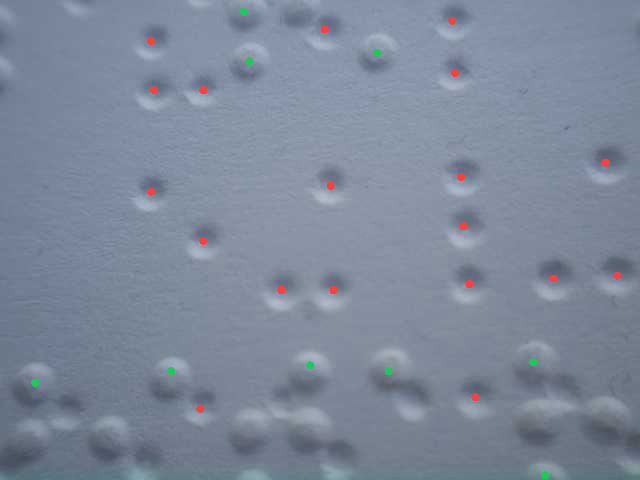
#> input picture braille-scan-1785305569892/output/cleaned_no_green.jpg, 640 x 480 px
$ python -i compile.py   (imports and definitions only)   (older library calls are emulated)
#> lines starting #> are read from the running program, lines starting #| are printed output that depends on the picture
"""Builds a composite of the scanned Braille surface out of the raw camera stills.

Pipeline: clean output/ -> for each image in input/, skip it unless it's
sharp -> detect the braille dot centers in it, along with each dot's
raking-light polarity (bump facing the camera vs. a dimple facing away, see
classify_dot_polarity) -> try to align it onto an existing output image by
finding a rotation+translation that lines up enough of its dots (position
*and* polarity) with that image's dots -> if nothing correlates, seed a new
output image with it -> clean input/.

Alignment is done from the dot *positions* rather than generic ORB/SIFT
features: a braille dot grid is highly repetitive texture, so descriptor
matching on the dots themselves (or on the surrounding paper) is unreliable -
lots of dots look alike. Two dot grids that really overlap, however, share a
large set of points related by a single rigid transform (the camera only
translates/rotates between shots, it doesn't warp the paper), so a RANSAC
search over that transform is a much more direct fit for this data than
feature descriptors are.

Position alone is still ambiguous on a periodic grid: a transform that's off
by exactly one dot pitch lines up almost as many points as the true one does,
since every dot has a look-alike neighbor one pitch away in each direction.
Each dot's polarity (see src/lib/crescentDetect.js's classifyDotDirection,
which this mirrors) breaks that tie - it's read straight off the raking-light
shading and doesn't depend on position at all, so requiring it to agree is an
independent check that a merely periodic mismatch can't satisfy by accident.
"""
import glob
import json
import os
import shutil
import sys
import time
from collections import defaultdict

import cv2
import numpy as np

SERVER_DIR = os.path.dirname(os.path.abspath(__file__))
INPUT_DIR = os.path.join(SERVER_DIR, '..', 'raspimages')
OUTPUT_DIR = os.path.join(SERVER_DIR, '..', 'output')
RAW_DEBUG_DIR = os.path.join(SERVER_DIR, '..', 'raw_debug')
# clean_dir(INPUT_DIR) below deletes every raw still once it's been read, so a
# run's true inputs are otherwise unrecoverable for offline tuning. Set
# COMPILE_KEEP_RAW=1 (see server/index.js's /api/compile handler) to archive
# an untouched copy of this run's raw captures before that cleanup runs.
KEEP_RAW_COPIES = os.environ.get('COMPILE_KEEP_RAW') == '1'

SHARPNESS_THRESHOLD = 100.0   # variance of Laplacian; below this, image is too blurry
# Laplacian variance scales with resolution (more pixels means more high-frequency
# detail for the same real sharpness), so it's only comparable to a fixed
# threshold at a fixed sample size. Matches src/lib/sharpness.js's
# SHARPNESS_SAMPLE_WIDTH/HEIGHT so a photo the client already judged sharp isn't
# re-judged blurry here just because it's being read at full camera resolution.
SHARPNESS_SAMPLE_WIDTH = 160
SHARPNESS_SAMPLE_HEIGHT = 120

# Dot detection. Same size-fraction assumptions as src/lib/crescentDetect.js
# (MIN/MAX_RADIUS_FRACTION), since both read the same physical setup: a fixed
# focal distance, so a dot's radius as a fraction of the frame is stable.
DOT_MIN_RADIUS_FRACTION = 0.035
DOT_MAX_RADIUS_FRACTION = 0.085
MAX_DOTS_PER_IMAGE = 150      # bounds RANSAC cost; excess low-confidence circles are dropped
# A real embossed dot sits right at DOT_MIN_RADIUS_FRACTION's boundary (measured
# ~17px against a min_r of 17px on a 640x480 capture), so cv2.HoughCircles's
# accumulator threshold has to be permissive enough to clear that boundary
# consistently frame-to-frame. The previous value of 22 routinely missed most of
# a frame's real dots (sometimes all of them) on otherwise-sharp, otherwise-
# overlapping stills, starving the RANSAC alignment below of correspondences
# and splitting a single scanned surface into far more output pieces than the
# real overlap between shots warrants. _filter_to_radius_mode/_filter_to_grid
# below claw back the precision this costs by rejecting the extra
# low-confidence circles that a lower threshold lets through, rather than
# relying on the accumulator threshold alone to separate real dots from noise.
HOUGH_ACCUMULATOR_THRESHOLD = 12
# Mirrors src/lib/crescentDetect.js's filterToRadiusMode/filterToGrid: a real
# dot grid is far more uniform in dot size and spacing than the raw Hough
# candidate list, so keeping only candidates that agree with the frame's own
# dominant radius and lattice pitch discards noise-driven circles that a
# permissive HOUGH_ACCUMULATOR_THRESHOLD lets through, without having to fall
# back to a stricter (and less sensitive) accumulator threshold to do it.
RADIUS_MODE_MIN_CANDIDATES = 4
RADIUS_MODE_BUCKET_FRACTION = 0.25
RADIUS_MODE_TOLERANCE = 0.35
GRID_PITCH_MIN_CANDIDATES = 6
GRID_PITCH_BUCKET_FRACTION = 0.2
GRID_PITCH_MIN_BUCKET_SUPPORT = 2
# Includes diagonal lattice distances (sqrt(2), sqrt(5), 2*sqrt(2)) in addition to
# straight multiples, since a dot's nearest neighbor in a 2D grid is often
# diagonal rather than axis-aligned.
GRID_PITCH_MULTIPLES = (1.0, 2 ** 0.5, 2.0, 5 ** 0.5, 2 * 2 ** 0.5, 3.0)
GRID_PITCH_TOLERANCE = 0.25

# Polarity classification (bump-facing-camera vs. dimple-facing-away). Mirrors
# the constants in src/lib/crescentDetect.js so the two readings of the same
# physical dots agree.
LOCAL_BRIGHTNESS_SIGMA_RADIUS_MULTIPLE = 1.6
LOCAL_BRIGHTNESS_MIN_STD = 0.75
LOCAL_BRIGHTNESS_CLIP_STD = 2.5
# Sampling this close to the rim (previously 0.85-1.3r) put most of the band on or
# past the dot's own boundary, averaging in the flat paper beside it rather than the
# dome's own shading, which is strong across the whole disc, not just a thin ring at
# the edge. See src/lib/crescentDetect.js's matching change.
EDGE_SAMPLE_INNER_RADIUS_MULTIPLE = 0.15
EDGE_SAMPLE_OUTER_RADIUS_MULTIPLE = 0.95
EDGE_SAMPLE_RADIAL_STEPS = 6
EDGE_SAMPLE_HALF_ANGLE_SAMPLES = 16
DOT_DIRECTION_ANGLE_SAMPLES = 24

# Dot-based alignment (RANSAC over rigid transforms).
# 5 sounds low, but each inlier here is already load-bearing on its own: it has
# to land within POINT_MATCH_TOLERANCE_PX under a single shared rigid
# transform *and* agree in polarity, and a wrong-by-one-pitch transform (the
# periodic-grid ambiguity described up top) would have to fake that same
# polarity pattern at the grid's own period to slip through. That combination
# makes 5 clean inliers already a strong signal; real overlapping photos were
# being rejected one dot short of the old threshold of 6.
MIN_DOT_MATCHES = 5           # aligned dot pairs required to call two images connected
DOT_RANSAC_ITERATIONS = 800
POINT_MATCH_TOLERANCE_PX = 6.0   # how close a transformed dot must land to a real dot to count
PAIR_DISTANCE_TOLERANCE_PX = 4.0 # how closely two pivot-pair distances must agree to try a transform
MIN_PIVOT_DISTANCE_PX = 10.0     # ignore near-duplicate pivot points; their rotation estimate is unstable
# A grid is periodic, so many pivot pairs share the same spacing - once a
# transform already explains a clear majority of both dot sets there's
# nothing to gain from grinding through the rest of the RANSAC budget.
EARLY_EXIT_FRACTION = 0.6
MAX_CANVAS_DIMENSION = 6000   # guards against a bad transform blowing up the merged canvas
# The camera pans and rotates gently across a flat page between shots; it never
# flips past perpendicular. A transform that only barely clears MIN_DOT_MATCHES
# can still land on an implausible rotation (confirmed on real captures: a
# handful of noise-driven correspondences on a periodic dot grid occasionally
# line up at ~90-180 degrees), which then merges two unrelated crops into one
# canvas. Capping the accepted rotation rejects those without having to raise
# MIN_DOT_MATCHES (which would throw out genuine low-overlap matches too).
MAX_ALIGNMENT_ROTATION_DEGREES = 45.0

RNG = np.random.default_rng()


# [16 lines left out: functions clean_dir, is_sharp, not called in this run]


def _bilinear_sample(field, x, y):
    h, w = field.shape
    cx = min(max(x, 0.0), w - 1.001)
    cy = min(max(y, 0.0), h - 1.001)
    x0, y0 = int(cx), int(cy)
    x1, y1 = x0 + 1, y0 + 1
    wx, wy = cx - x0, cy - y0
    v00, v01 = field[y0, x0], field[y0, x1]
    v10, v11 = field[y1, x0], field[y1, x1]
    top = v00 + (v01 - v00) * wx
    bottom = v10 + (v11 - v10) * wx
    return top + (bottom - top) * wy


def _sample_ring_direction_vector(relative, cx, cy, r):
    """Each candidate dot's own ring is a clean read of its bump's
    bright-to-dark axis: sampling only reaches pixels within EDGE_SAMPLE's
    band around that one dot, so it can't pick up a page-wide brightness
    blob. Returns a (vx, vy) vector: the angle a real embossed dot's own
    brightness peaks toward, weighted by how pronounced that peak is (a
    near-flat ring, e.g. from a false-positive candidate, contributes little).
    """
    inner = r * EDGE_SAMPLE_INNER_RADIUS_MULTIPLE
    outer = r * EDGE_SAMPLE_OUTER_RADIUS_MULTIPLE
    steps = EDGE_SAMPLE_RADIAL_STEPS
    samples = DOT_DIRECTION_ANGLE_SAMPLES
    values = np.empty(samples, dtype=np.float64)
    for a in range(samples):
        theta = (a / samples) * 2 * np.pi
        total = 0.0
        for s in range(steps):
            frac = 0.5 if steps == 1 else s / (steps - 1)
            sample_r = inner + frac * (outer - inner)
            sx = cx + np.cos(theta) * sample_r
            sy = cy + np.sin(theta) * sample_r
            total += _bilinear_sample(relative, sx, sy)
        values[a] = total / steps

    mean = values.mean()
    vx = 0.0
    vy = 0.0
    for a in range(samples):
        theta = (a / samples) * 2 * np.pi
        weight = values[a] - mean
        vx += np.cos(theta) * weight
        vy += np.sin(theta) * weight
    return vx, vy


def estimate_consensus_light_angle(relative, points, radii):
    """A single sum-then-arctan2 over the whole frame's own pixel gradient -
    or a smoothed field of it - conflates the raking light's genuinely subtle
    shading with any large, unrelated brightness contrast the frame happens
    to contain: the page sitting on a darker table, a printed logo, a shadow.
    That contrast is far stronger than the light's own gradient, so it
    dominates the estimate. Measured on a real capture with a visible
    page/table boundary, plotting that frame-gradient direction as a hue
    wheel across the image showed a textbook vortex centered on the page -
    i.e. it was reading "which way is the brighter paper from here", not the
    actual light source, which misclassified every dot near that boundary.

    Since real embossed dots on one page are physically bumps of one
    consistent handedness, summing every candidate's own ring axis (see
    _sample_ring_direction_vector) into one consensus vector recovers the
    true light direction for the whole page without ever touching a
    page-level pixel gradient.
    """
    sum_x = 0.0
    sum_y = 0.0
    for (cx, cy), r in zip(points, radii):
        vx, vy = _sample_ring_direction_vector(relative, cx, cy, r)
        sum_x += vx
        sum_y += vy
    return float(np.arctan2(sum_y, sum_x))


def local_relative_brightness(gray, sigma):
    """Per-pixel brightness expressed as a clipped z-score against its own
    local neighborhood, so shading is comparable across differently-lit
    regions of the same page."""
    gray_f = gray.astype(np.float32)
    mean = cv2.GaussianBlur(gray_f, (0, 0), sigma)
    mean_sq = cv2.GaussianBlur(gray_f * gray_f, (0, 0), sigma)
    variance = np.maximum(0, mean_sq - mean * mean)
    std = np.sqrt(variance)
    clip = LOCAL_BRIGHTNESS_CLIP_STD
    with np.errstate(divide='ignore', invalid='ignore'):
        z = np.where(std > LOCAL_BRIGHTNESS_MIN_STD, (gray_f - mean) / std, 0.0)
    z = np.clip(z, -clip, clip)
    return ((z + clip) / (2 * clip)) * 255.0


def _sample_half_ring_brightness(relative, cx, cy, r, center_angle):
    """Average locally-normalized brightness over the half of the dot's disc
    centered on center_angle (a 180-degree wedge), sampled across most of the
    disc's radius rather than just a thin band at the rim."""
    inner = r * EDGE_SAMPLE_INNER_RADIUS_MULTIPLE
    outer = r * EDGE_SAMPLE_OUTER_RADIUS_MULTIPLE
    steps = EDGE_SAMPLE_RADIAL_STEPS
    samples = EDGE_SAMPLE_HALF_ANGLE_SAMPLES
    total = 0.0
    for s in range(steps):
        frac = 0.5 if steps == 1 else s / (steps - 1)
        sample_r = inner + frac * (outer - inner)
        for a in range(samples):
            theta = center_angle - np.pi / 2 + ((a + 0.5) / samples) * np.pi
            sx = cx + np.cos(theta) * sample_r
            sy = cy + np.sin(theta) * sample_r
            total += _bilinear_sample(relative, sx, sy)
    return total / (steps * samples)


def classify_dot_polarity(gray, enhanced, points, radii):
    """For each dot, compare brightness on the side of its rim facing the
    page's light source against the far side. A convex bump's near rim
    catches the light directly and reads bright while its far rim
    self-shadows; a concave dimple is the mirror image. Returns a bool array,
    True where the dot reads as a bump facing the camera."""
    if len(points) == 0:
        return np.empty((0,), dtype=bool)

    sigma = float(np.max(radii)) * LOCAL_BRIGHTNESS_SIGMA_RADIUS_MULTIPLE if len(radii) else 1.0
    relative = local_relative_brightness(enhanced, max(sigma, 1.0))
    light_angle = estimate_consensus_light_angle(relative, points, radii)

    polarity = np.empty(len(points), dtype=bool)
    for i, ((cx, cy), r) in enumerate(zip(points, radii)):
        toward = _sample_half_ring_brightness(relative, cx, cy, r, light_angle)
        away = _sample_half_ring_brightness(relative, cx, cy, r, light_angle + np.pi)
        polarity[i] = toward > away
    return polarity


def _filter_to_radius_mode(points, radii, weights):
    """Keep only candidates whose radius agrees with the frame's own dominant
    (vote-weighted) radius. Mirrors src/lib/crescentDetect.js's
    filterToRadiusMode - a real dot grid is one physical size, so a candidate
    far from that mode is almost always a noise-driven Hough hit rather than a
    dot HOUGH_ACCUMULATOR_THRESHOLD was too permissive about."""
    if len(points) < RADIUS_MODE_MIN_CANDIDATES:
        return points, radii, weights

    median = float(np.median(radii))
    bucket = max(1.0, median * RADIUS_MODE_BUCKET_FRACTION)
    keys = np.round(radii / bucket).astype(int)
    bucket_weight = defaultdict(float)
    for key, w in zip(keys.tolist(), weights.tolist()):
        bucket_weight[key] += w
    best_key = max(bucket_weight, key=bucket_weight.get)
    mode_radius = best_key * bucket

    mask = np.abs(radii - mode_radius) <= mode_radius * RADIUS_MODE_TOLERANCE
    if not mask.any():
        return points, radii, weights
    return points[mask], radii[mask], weights[mask]


def _estimate_grid_pitch(nn_distances):
    """The base dot pitch is the *smallest* recurring spacing, not the most
    common one - see the matching comment on estimateGridPitch in
    src/lib/crescentDetect.js, which this mirrors."""
    finite = np.sort(nn_distances[np.isfinite(nn_distances)])
    if len(finite) == 0:
        return None

    median = float(finite[len(finite) // 2])
    bucket = max(1.5, median * GRID_PITCH_BUCKET_FRACTION)
    keys = np.round(finite / bucket).astype(int)

    counts = defaultdict(int)
    for key in keys.tolist():
        counts[key] += 1

    smallest_supported = None
    best_key, best_count = None, 0
    for key, count in counts.items():
        if count > best_count:
            best_key, best_count = key, count
        if count >= GRID_PITCH_MIN_BUCKET_SUPPORT and (smallest_supported is None or key < smallest_supported):
            smallest_supported = key

    chosen = best_key if smallest_supported is None else smallest_supported
    return None if chosen is None else chosen * bucket


def _filter_to_grid(points, radii, weights):
    """Keep only candidates whose nearest neighbor sits at the frame's own
    lattice pitch (or a diagonal/straight multiple of it). Mirrors
    src/lib/crescentDetect.js's filterToGrid, discarding isolated
    noise-driven circles that don't belong to the dot grid at all."""
    if len(points) < GRID_PITCH_MIN_CANDIDATES:
        return points, radii, weights

    dists = np.sqrt(((points[:, None, :] - points[None, :, :]) ** 2).sum(axis=2))
    np.fill_diagonal(dists, np.inf)
    nn = dists.min(axis=1)

    pitch = _estimate_grid_pitch(nn)
    if not pitch:
        return points, radii, weights

    mask = np.zeros(len(points), dtype=bool)
    for multiple in GRID_PITCH_MULTIPLES:
        target = pitch * multiple
        mask |= np.abs(nn - target) <= target * GRID_PITCH_TOLERANCE

    if not mask.any():
        return points, radii, weights
    return points[mask], radii[mask], weights[mask]


def detect_dots(gray):
    """Return (points, polarity): an (N, 2) array of braille dot centers
    (x, y) in `gray`, and a matching (N,) bool array of each dot's polarity
    (see classify_dot_polarity)."""
    short = min(gray.shape)
    min_r = max(3, int(round(short * DOT_MIN_RADIUS_FRACTION)))
    max_r = max(min_r + 2, int(round(short * DOT_MAX_RADIUS_FRACTION)))

    enhanced = cv2.createCLAHE(clipLimit=3.0, tileGridSize=(8, 8)).apply(gray)
    blurred = cv2.GaussianBlur(enhanced, (5, 5), 1.2)
    circles = cv2.HoughCircles(
        blurred, cv2.HOUGH_GRADIENT, dp=1.2, minDist=max_r * 1.1,
        param1=80, param2=HOUGH_ACCUMULATOR_THRESHOLD, minRadius=min_r, maxRadius=max_r,
    )
    if circles is None:
        return np.empty((0, 2), dtype=np.float64), np.empty((0,), dtype=bool)

    points = circles[0][:, :2].astype(np.float64)[:MAX_DOTS_PER_IMAGE]
    radii = circles[0][:, 2].astype(np.float64)[:MAX_DOTS_PER_IMAGE]
    # cv2.HoughCircles doesn't expose each candidate's raw vote count, only the
    # rank it produces them in (strongest first) - used here as a stand-in
    # weight so the radius-mode vote below still favors more confident circles.
    weights = np.arange(len(points), 0, -1, dtype=np.float64)
    points, radii, weights = _filter_to_radius_mode(points, radii, weights)
    points, radii, _ = _filter_to_grid(points, radii, weights)

    polarity = classify_dot_polarity(gray, enhanced, points, radii)
    return points, polarity


# [14 lines left out: function _similarity_from_pair, not called in this run]


def _apply_transform(m, points):
    return (m[:, :2] @ points.T).T + m[:, 2]


def _rotation_degrees(m):
    return float(np.degrees(np.arctan2(m[1, 0], m[0, 0])))


# [155 lines left out: functions _count_inliers, estimate_dot_alignment, merge_into_canvas, not called in this run]


# --- Braille letter decoding -------------------------------------------------
#
# detect_dots() above exists only to align photos onto each other; decoding
# what the dots actually spell is a separate, later pass (see
# decode_output_pieces, called once per finished piece from main() below). It
# reuses the same detected dot *positions* but ignores polarity entirely -
# polarity identifies the same physical dot across two raking-light exposures
# of it, which has nothing to do with a dot's identity within a Braille cell,
# and by the time a piece is finished its dots may come from several photos
# shot under different raking angles anyway.
#
# A Braille cell is a fixed 2-column x 3-row lattice of dot slots (dots
# numbered 1-6: top/middle/bottom of the left column, then top/middle/bottom
# of the right column). Both the spacing within a cell (dot pitch) and how
# cells repeat across a line (cell pitch, ~6.2mm) and lines repeat down a page
# (line pitch, ~10mm) are fixed by the physical Braille standard in a set
# ratio to the dot pitch (~2.5mm) - a ratio that holds regardless of how far
# away or zoomed-in the camera is. So once dot pitch is estimated from the
# detected points (the same periodic-grid estimate _estimate_grid_pitch above
# already does for the shape filters), the rest of the page lattice follows
# from it, without needing to see the actual cell/line boundaries.
BRAILLE_CELL_PITCH_RATIO = 2.45   # cell-to-cell pitch (~6.2mm) / dot pitch (~2.5mm)
BRAILLE_LINE_PITCH_RATIO = 4.0    # line-to-line pitch (~10mm) / dot pitch (~2.5mm)
BRAILLE_MIN_DOTS_TO_DECODE = 3    # too few dots to even estimate a pitch from
BRAILLE_PHASE_SEARCH_STEPS = 48   # resolution of the grid-phase search below
# A real gap between text lines is a full BRAILLE_LINE_PITCH_RATIO dot-pitches,
# while a single line's own 3 rows of dots span at most 2 dot-pitches - so
# anything comfortably between those two figures only ever falls between
# lines, never within one.
BRAILLE_LINE_SPLIT_PITCH_MULTIPLE = 1.75

# Standard Grade 1 (uncontracted) English Braille lowercase alphabet, keyed by
# the frozenset of raised dot numbers (1-6, see the cell-slot layout above).
# Numbers, capitalization and punctuation cells aren't handled - see
# decode_braille_text's docstring.
BRAILLE_ALPHABET = {
    frozenset({1}): 'a', frozenset({1, 2}): 'b', frozenset({1, 4}): 'c',
    frozenset({1, 4, 5}): 'd', frozenset({1, 5}): 'e', frozenset({1, 2, 4}): 'f',
    frozenset({1, 2, 4, 5}): 'g', frozenset({1, 2, 5}): 'h', frozenset({2, 4}): 'i',
    frozenset({2, 4, 5}): 'j', frozenset({1, 3}): 'k', frozenset({1, 2, 3}): 'l',
    frozenset({1, 3, 4}): 'm', frozenset({1, 3, 4, 5}): 'n', frozenset({1, 3, 5}): 'o',
    frozenset({1, 2, 3, 4}): 'p', frozenset({1, 2, 3, 4, 5}): 'q', frozenset({1, 2, 3, 5}): 'r',
    frozenset({2, 3, 4}): 's', frozenset({2, 3, 4, 5}): 't', frozenset({1, 3, 6}): 'u',
    frozenset({1, 2, 3, 6}): 'v', frozenset({2, 4, 5, 6}): 'w', frozenset({1, 3, 4, 6}): 'x',
    frozenset({1, 3, 4, 5, 6}): 'y', frozenset({1, 3, 5, 6}): 'z',
}
# (row, col) -> Braille dot number, for the 2-column x 3-row cell slot layout.
BRAILLE_DOT_SLOTS = {(0, 0): 1, (1, 0): 2, (2, 0): 3, (0, 1): 4, (1, 1): 5, (2, 1): 6}


# [244 lines left out: functions _best_absolute_phase, _best_circular_phase, _split_into_lines, decode_braille_text, decode_output_pieces, main, not called in this run]


# [2 lines not run here, left out]

>>> import cv2
>>> picture = cv2.imread('../braille-scan-1785305569892/output/cleaned_no_green.jpg', cv2.IMREAD_GRAYSCALE)
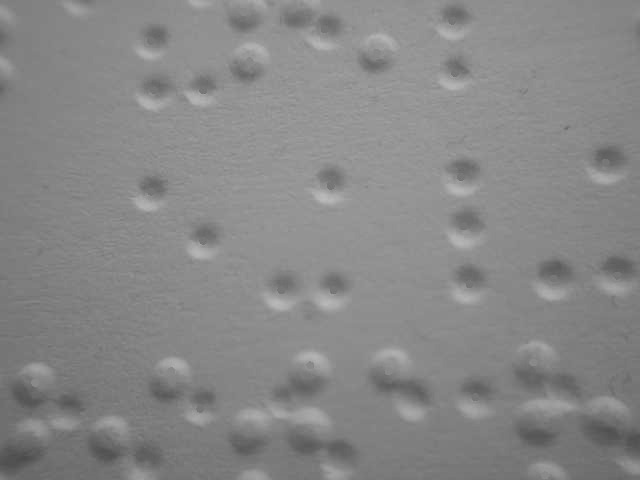
#> picture: shape (480, 640); min 75, max 188, mean 135.2
>>> result = detect_dots(picture)
#> in detect_dots, `enhanced = cv2.createCLAHE(clipLimit=3.0, tileGridSize=(8, 8)).apply(g..`:
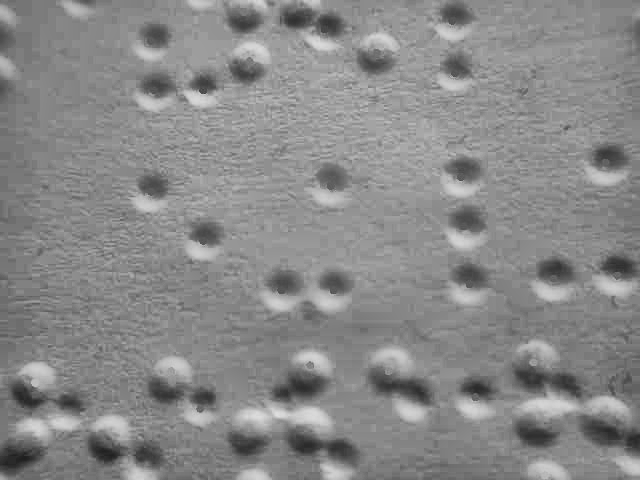
#> enhanced: shape (480, 640); min 30, max 223, mean 136.7
#> in detect_dots, `circles = cv2.HoughCircles( blurred, cv2.HOUGH_GRADIENT, dp=1.2, minDi..`: circles = 62 rows, first 8: [235.8, 123, 40.28], [138.6, 409.8, 38.96], [328.2, 83.4, 40.28], [250.2, 60.6, 19.28], [162.6, 130.2, 40.28], [172.2, 377.4, 21.56], [49.8, 397.8, 40.28], [603, 418.2, 26.48]
#> (the rest of the program and of its run is left out)
